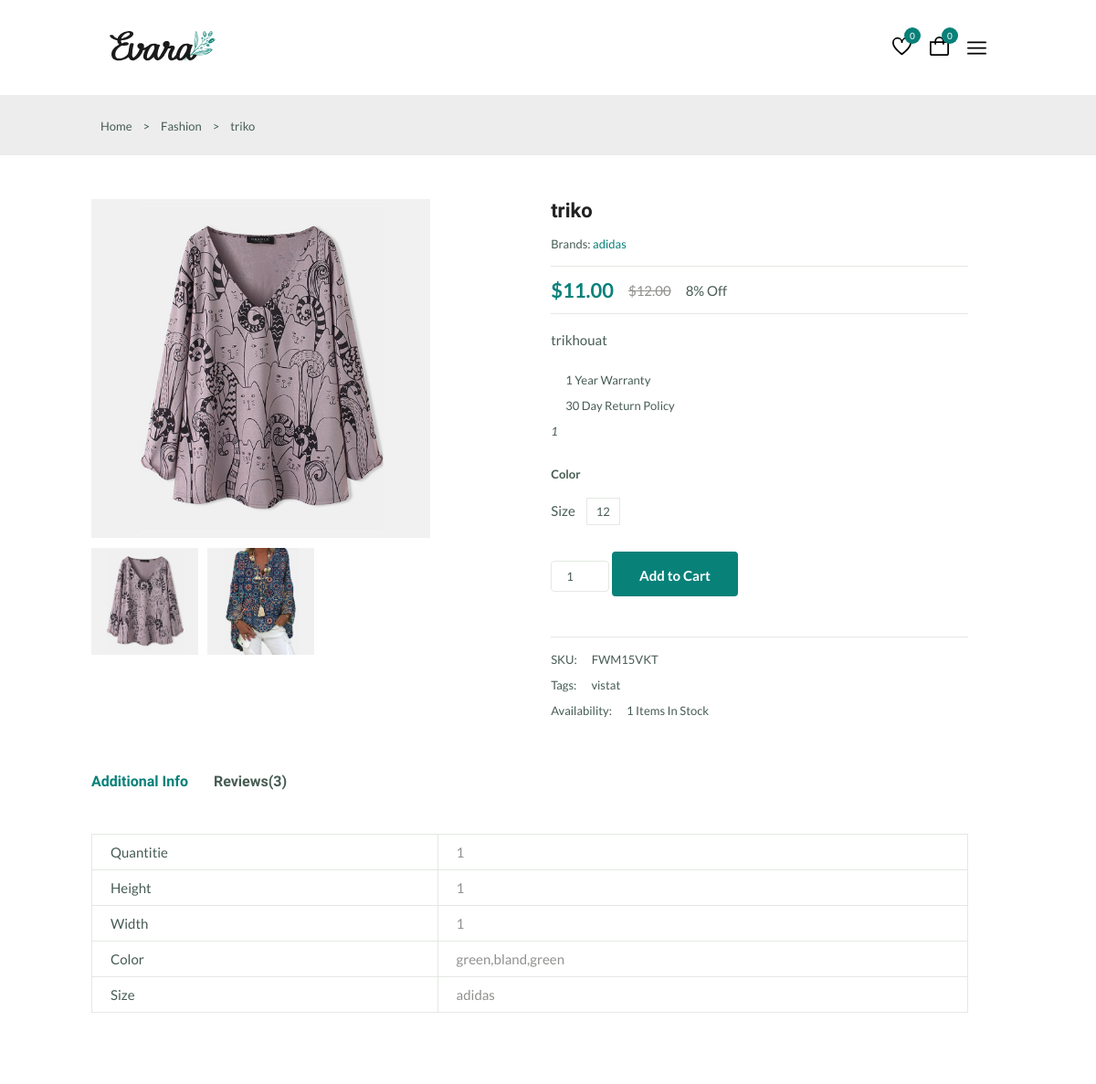
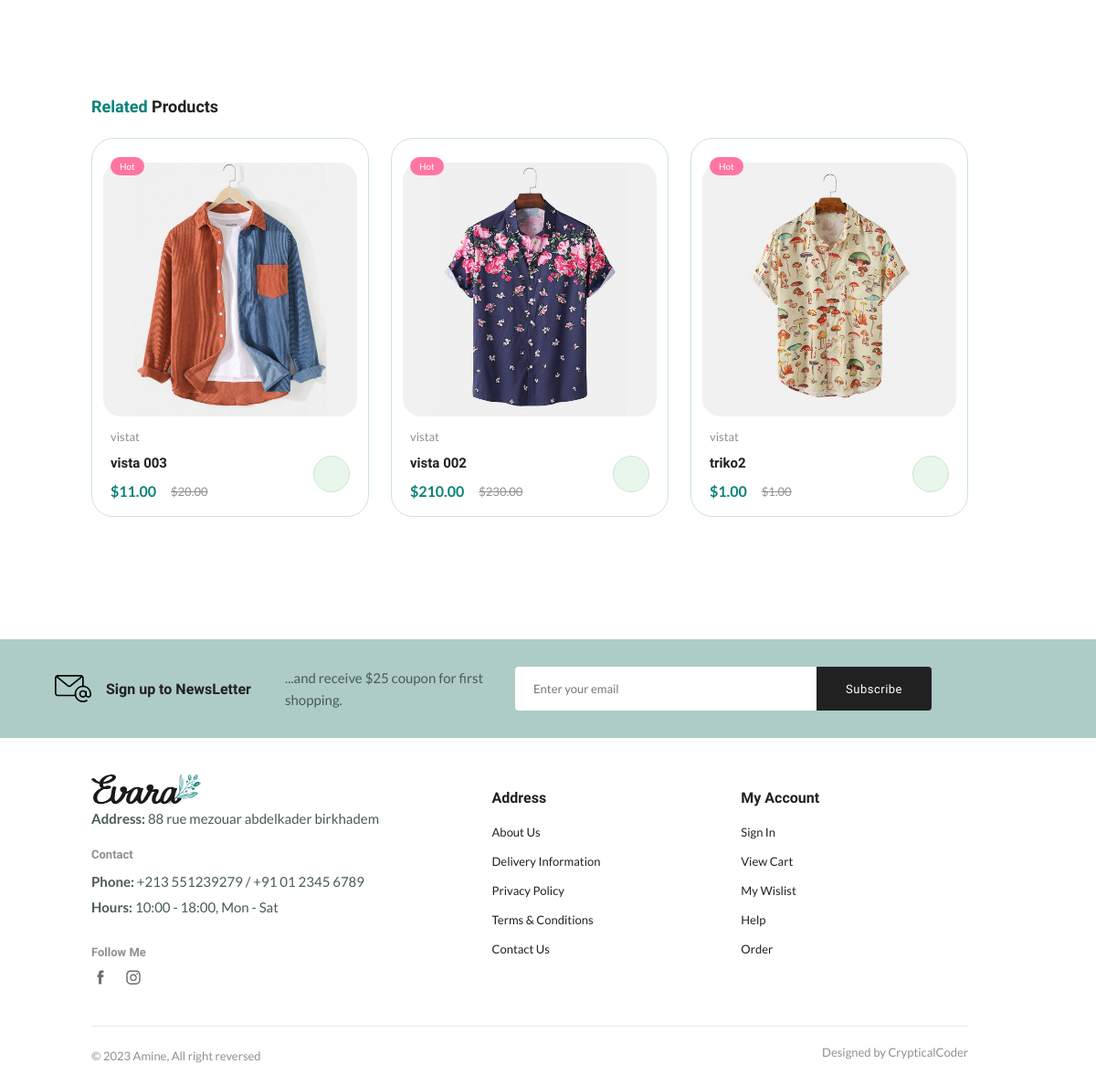
The app's page /user/details.php?id=39 with its own data (2 pictures, top to bottom).
### tables this page shows
CREATE TABLE `products` (
  `id` int(11) NOT NULL,
  `name` varchar(191) NOT NULL,
  `brand` varchar(191) NOT NULL,
  `description` mediumtext NOT NULL,
  `original_price` int(11) NOT NULL,
  `selling_price` int(11) NOT NULL,
  `category_id` int(11) NOT NULL,
  `images` text NOT NULL,
  `qty` int(11) NOT NULL,
  `status` tinyint(4) NOT NULL,
  `popular` tinyint(4) NOT NULL,
  `color` varchar(191) NOT NULL,
  `size` varchar(191) NOT NULL,
  `width` int(191) NOT NULL,
  `height` int(191) NOT NULL,
  `created_at` timestamp NOT NULL DEFAULT current_timestamp() ON UPDATE current_timestamp()
);

CREATE TABLE `categories` (
  `id` int(11) NOT NULL,
  `name` varchar(191) NOT NULL,
  `description` mediumtext NOT NULL,
  `image` varchar(191) NOT NULL,
  `created_at` timestamp NOT NULL DEFAULT current_timestamp()
);

### adminto/main/config/functions/myfunctions.php (called while the page is built, shortened)
<?php
include(__DIR__ . "/../dbcon.php");
function getpbyc($table) {
    global $con;
    $query = "SELECT p.*, c.name AS category_name
              FROM $table p
              LEFT JOIN categories c ON p.category_id = c.id";
    return mysqli_query($con, $query);
}
function getProductById($id) {
    global $con;
    $query = "SELECT p.*, c.name AS category_name
              FROM products p
              LEFT JOIN categories c ON p.category_id = c.id
              WHERE p.id = '$id'";
    return mysqli_query($con, $query);
}
?>

### user/details.php (the view, shortened to what this page needs)
<?php
include("../adminto/main/config/functions/myfunctions.php");
$cart_count = 0;
if (isset($_SESSION['user_id'])) {
  $userId = $_SESSION['user_id'];
  $query = "SELECT COUNT(*) AS wishlist_count FROM wishlist WHERE user_id = ?";
  $stmt = $con->prepare($query);
  $stmt->bind_param("i", $userId);
  $stmt->execute();
  $result = $stmt->get_result();
  $wishlistCount = $result->fetch_assoc()['wishlist_count'];
  $stmt->close();
} else {
  $wishlistCount = 0;
}
?>
<!DOCTYPE html>
<html lang="en">
  <head>
    <link rel='stylesheet'
    href='https://cdn-uicons.flaticon.com/2.5.1/uicons-regular-straight/css/uicons-regular-straight.css'>
    <link
    rel="stylesheet"
    href="https://cdn.jsdelivr.net/npm/swiper@11/swiper-bundle.min.css"
       />
    <link rel="stylesheet" href="assets/css/styles.css" />
  </head>
  <body>
    <header class="header">
    <nav class="nav container">
        <a href="index.php" class="nav__logo">
            <img src="assets/img/logo.svg" alt="" class="nav__logo-img">
        </a>
        <div class="header__user-action">
        <a href="wishlist/wishlist.php" class="header__action-btn">
    <img src="assets/img/icon-heart.svg" alt="">
    <span class="count"><?= $wishlistCount ?></span>
</a>
            <a href="cart/cart.php" class="header__action-btn">
    <img src="assets/img/icon-cart.svg" alt="Cart Icon">
    <span class="count"><?= $cart_count ?></span>
</a>
            <div class="header__action-btn nav__toggle" id="nav-toggle">
                <img src="assets/img/menu-burger.svg" alt="">
            </div>
        </div>
    </nav>
</header>
    <main class="main">
    <?php
if (isset($_GET['id'])) {
    $id = $_GET['id'];
    $productResult = getProductById($id);
    if (mysqli_num_rows($productResult) > 0) {
        $product = mysqli_fetch_array($productResult);
        $images = explode(',', $product['images']);
        $defaultImage = '../uploads/images/product/' . trim($images[0]);
?>
      <section class="breadcrumb">
        <ul class="breadcrumb__list container">
         <li><a href="index.php" class="breadcrumb__link">Home</a></li>
         <li><span class="breadcrumb__link">></span></li>
         <li><span class="breadcrumb__link">Fashion</span></li>
         <li><span class="breadcrumb__link">></span></li>
         <li><span class="breadcrumb__link"><?= htmlspecialchars($product['name']) ?></span></li>
        </ul>
      </section>
          <section class="details">
    <div class="details__container container grid">
        <div class=" details__group">
            <img src="<?= $defaultImage ?>" alt="Product Image" class="details__img">
            <div class="details__small-images grid">
                <?php foreach ($images as $img): ?>
                    <img src="../uploads/images/product/<?= trim($img) ?>" alt="Product Image" class="details__small-img">
                <?php endforeach; ?>
            </div>
        </div>
        <div class="details__info-group details__group">
            <h3 class="details__title"><?= htmlspecialchars($product['name']) ?></h3>
            <p class="details__brand">Brands: <span><?= htmlspecialchars($product['brand']) ?></span></p>
            <div class="details__price flex">
                <span class="new__price">$<?= number_format($product['selling_price'], 2) ?></span>
                <span class="old__price">$<?= number_format($product['original_price'], 2) ?></span>
                <span class="save__price">
                    <?= number_format((($product['original_price'] - $product['selling_price']) / $product['original_price']) * 100, 0) ?>% Off
                </span>
            </div>
            <p class="short__description"><?= htmlspecialchars($product['description']) ?></p>
            <ul class="product__list">
                <li class="list__item flex"><i class="fi-rs-crown"></i> 1 Year Warranty</li>
                <li class="list__item flex"><i class="fi-rs-refresh"></i> 30 Day Return Policy</li>
                <li class="list__item flex"><i class="fi-rs-credit-card"><?= htmlspecialchars($product['qty']) ?></i></li>
            </ul>
            <div class="details__color flex">
                <span class="details__color-title">Color</span>
                <ul class="color__list">
                    <li><a href="#" class="color__link" style="background-color: <?= htmlspecialchars($product['color']) ?>;"></a></li>
                </ul>
            </div>
            <div class="details__size flex">
                <span class="details__size-title">Size</span>
                <ul class="size__list">
                    <li><a href="#" class="size__link"><?= htmlspecialchars($product['size']) ?></a></li>
                </ul>
            </div>
            <div class="details__action">
                <form action="cart/cart_actions.php" method="POST">
                <input type="number" name="quantity" class="quantity" value="1" min="1" max="10">
               <button type="submit" class="btn btn--sm">Add to Cart</button>
</form>
            </div>
            <ul class="details__meta">
                <li class="meta__list flex"><span>SKU:</span>FWM15VKT</li>
                <li class="meta__list flex"><span>Tags:</span><?= htmlspecialchars($product['category_name']) ?></li>
                <li class="meta__list flex"><span>Availability:</span><?= $product['qty'] ?> Items In Stock</li>
            </ul>
        </div>
    </div>
          </section>
      <section class="details__tab container">
        <div class="detail__tabs">
          <span class="detail__tab active-tab" data-target="#info">
            Additional Info
          </span>
          <span class="detail__tab" data-target="#reviews">Reviews(3)</span>
        </div>
        <div class="details__tabs-content">
          <div class="details__tab-content active-tab" content id="info">
            <table class="info__table">
              <tr>
                <th>Quantitie</th>
                <td><?= htmlspecialchars($product['qty']) ?></td>
              </tr>
              <tr>
                <th>Height</th>
                <td><?= htmlspecialchars($product['height']) ?></td>
              </tr>
               <tr>
                <th>Width</th>
                <td><?= htmlspecialchars($product['width']) ?></td>
              </tr>
              <tr>
                <th>Color</th>
                <td><?= htmlspecialchars($product['color']) ?></td>
              </tr>
              <tr>
                <th>Size</th>
                <td><?= htmlspecialchars($product['brand']) ?></td>
              </tr>
            </table>
          </div>
      </section>
<?php
    } else {
        echo "Product Not Found";
    }
} else {
    echo 'ID missing from the URL';
}
?>
      <?php
$query = "SELECT category_id FROM products WHERE id = $id LIMIT 1";
$result = mysqli_query($con, $query);
$selectedProduct = mysqli_fetch_assoc($result);
$categoryId = $selectedProduct['category_id'];
$relatedProductsQuery = getpbyc('products');
?>
<section class="products container section--lg">
    <h3 class="section__title"><span>Related </span>Products</h3>
    <div class="products__container grid">
        <?php
        if ($relatedProductsQuery && mysqli_num_rows($relatedProductsQuery) > 0) {
            while ($product = mysqli_fetch_assoc($relatedProductsQuery)) {
                if ($product['category_id'] == $categoryId && $product['id'] != $id) {
                    $images = explode(',', $product['images']);
                    $defaultImage = '../uploads/images/product/' . trim($images[0]);
                    $hoverImage = '../uploads/images/product/' . trim($images[1]);
                    echo '
                    <div class="product__item">
                        <div class="product__banner">
                            <a href="details.php?id=' . $product['id'] . '" class="product__image">
                                <img src="' . $defaultImage . '" alt="Product Image 1" class="product__img default">
                                <img src="' . $hoverImage . '" alt="Product Image 2" class="product__img hover">
                            </a>
                            <div class="product__actions">
                                <a href="details.php?id=' . $product['id'] . '" class="action__btn" aria-label="Quick View">
                                    <i class="fi fi-rs-eye"></i>
                                </a>
                                <a href="#" class="action__btn" aria-label="Add To Wishlist">
                                    <i class="fi fi-rs-heart"></i>
                                </a>
                                <a href="#" class="action__btn" aria-label="contact">
                                    <i class="fi fi-rs-shuffle"></i>
                                </a>
                            </div>
                            <div class="product__badge light-pink">Hot</div>
                        </div>
                        <div class="product__content">
                            <span class="product__category">' . htmlspecialchars($product['category_name']) . '</span>
                            <a href="details.php?id=' . $product['id'] . '">
                                <h3 class="product__title">' . htmlspecialchars($product['name']) . '</h3>
                            </a>
                            <div class="product__rating">
                                ' . str_repeat('<i class="fi fi-rs-star"></i>', 5) . '
                            </div>
                            <div class="product__price flex">
                                <span class="new__price">$' . number_format($product['selling_price'], 2) . '</span>
                                <span class="old__price">$' . number_format($product['original_price'], 2) . '</span>
                            </div>
                            <a href="#" class="action__btn cart__btn" aria-label="Add To Cart">
                                <i class="fi fi-rs-shopping-bag-add"></i>
                            </a>
                        </div>
                    </div>';
                }
            }
        } else {
            echo '<p>No related products found.</p>';
        }
        ?>
    </div>
</section>
      <section class="newsletter section">
        <div class="newsletter__container container grid">
          <h3 class="newsletter__title flex">
            <img src="assets/img/icon-email.svg" alt="" class="newsletter__icon">
            Sign up to NewsLetter
          </h3>
          <p class="newslettter__description">
             ...and receive $25 coupon for first shopping.
          </p>
          <form action="" class="newsletter__form">
            <input type="text" placeholder="Enter your email"
            class="newsletter__input"/>
            <button type="submit" class="newsletter__btn">Subscribe</button>
          </form>
        </div>
      </section>
    </main>
    <footer class="footer container">
    <div class="footer__container grid">
      <div class="footer__content">
        <a href="index.php" class="footer__logo">
          <img src="assets/img/logo.svg" alt="" class="footer__logo-img">
        </a>
        <p class="footer__description">
          <span>Address:</span> 88 rue mezouar abdelkader birkhadem
        </p>
        <h4 class="footer__subtitle">Contact</h4>
        <p class="footer__description">
          <span>Phone:</span> +213 551239279 / +91 01 2345 6789
        </p>
        <p class="footer__description">
          <span>Hours:</span> 10:00 - 18:00, Mon - Sat
        </p>
        <div class="footer__social">
          <h4 class="footer__subtitle ">Follow Me</h4>
          <div class="footer__social-links flex">
            <a href=""> <img src="assets/img/icon-facebook.svg" alt=""
              class="footer__social-icon"></a>
            <a href=""> <img src="assets/img/icon-instagram.svg"
              class="footer__social-icon"></a>
          </div>
        </div>
      </div>
      <div class="footer__content">
        <h3 class="footer__title">Address</h3>
        <ul class="footer__links">
          <li><a href="" class="footer__link">About Us</a></li>
          <li><a href="" class="footer__link">Delivery Information</a></li>
          <li><a href="" class="footer__link">Privacy Policy</a></li>
          <li><a href="" class="footer__link">Terms & Conditions</a></li>
          <li><a href="" class="footer__link">Contact Us</a></li>
        </ul>
      </div>
      <div class="footer__content">
        <h3 class="footer__title">My Account</h3>
        <ul class="footer__links">
          <li><a href="" class="footer__link">Sign In</a></li>
          <li><a href="" class="footer__link">View Cart</a></li>
          <li><a href="" class="footer__link">My Wislist</a></li>
          <li><a href="" class="footer__link">Help</a></li>
          <li><a href="" class="footer__link">Order</a></li>
        </ul>
      </div>
    </div>
    <div class="fottor__bottom">
      <p class="copyright">&copy; 2023 Amine, All right reversed</p>
      <span class="desinger">Designed by CrypticalCoder</span>
    </div>
  </footer>
  </body>
</html>

### records on screen
products: name "triko", brand "adidas", selling_price "11.00", original_price "12.00", original_price+selling_price "8", description "trikhouat", qty "1", size "12", category.name "vistat", height "1", width "1", color "green,bland,green"
products: category.name "vistat", name "vista 003", selling_price "11.00", original_price "20.00"
products: category.name "vistat", name "vista 002", selling_price "210.00", original_price "230.00"
products: category.name "vistat", name "triko2", selling_price "1.00", original_price "1.00"

### other values on screen
$wishlistCount "0"
$cart_count "0"
